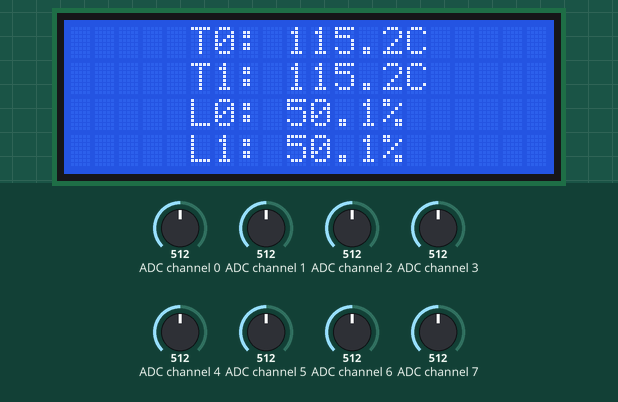
This program was run on a simulated Raspberry Pi (BCM pin numbers). Shown: 20×4 character LCD. The inputs (shaded band) are chosen by the test bench; at power-on: ADC channel 0 = 512, ADC channel 1 = 512, ADC channel 6 = 512, ADC channel 7 = 512, ADC channel 2 = 512, ADC channel 3 = 512, ADC channel 4 = 512, ADC channel 5 = 512 (analog values on the 0–1023 scale). What the program prints to the terminal is not drawn.

Above: at 4.8 s.
4.9 s: ADC channel 0 set to 716
At 7.1 s:
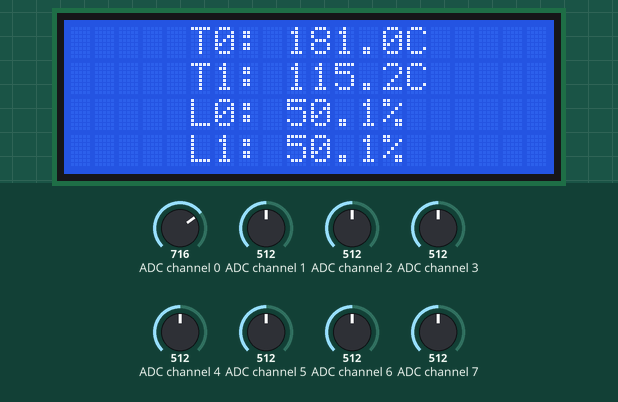
7.9 s: ADC channel 1 set to 716
At 9.0 s:
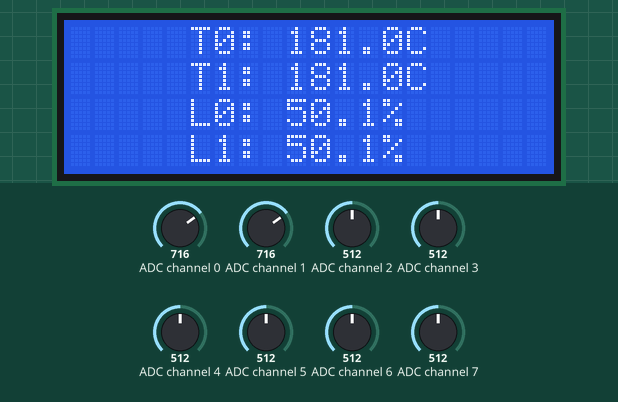
10.1 s: ADC channel 6 set to 716
At 12.1 s:
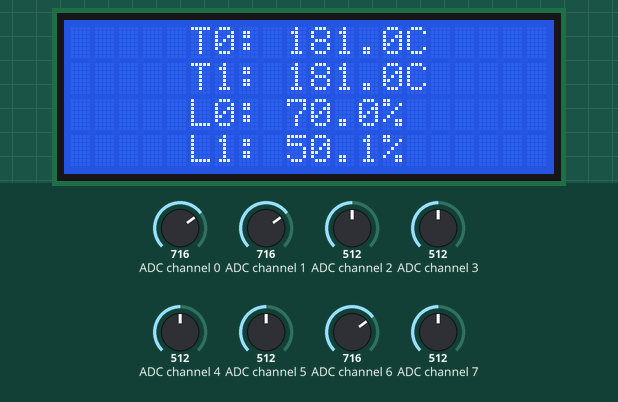
12.4 s: ADC channel 7 set to 716
At 14.0 s:
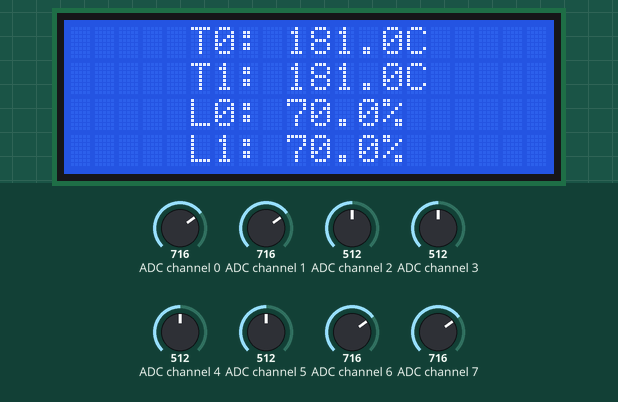
14.6 s: ADC channel 0 set to 992
At 17.3 s:
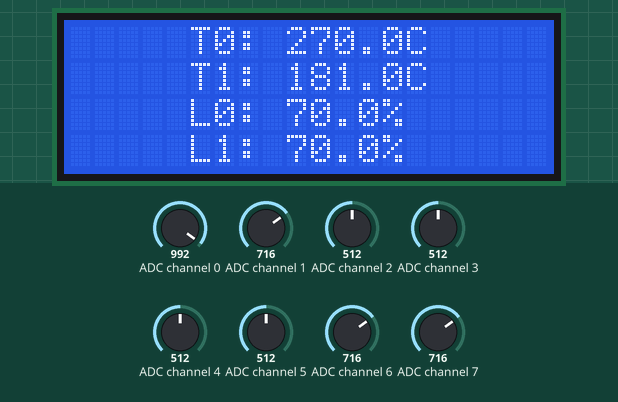
17.6 s: ADC channel 1 set to 992
At 19.3 s:
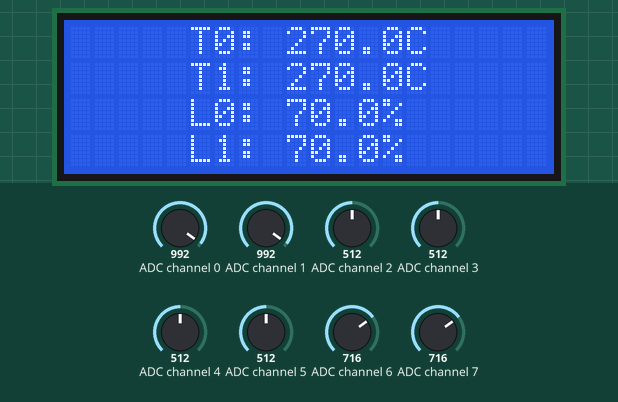
Timing chart, 0 to 20.8 s (numbered marks = the images above; inputs shaded):
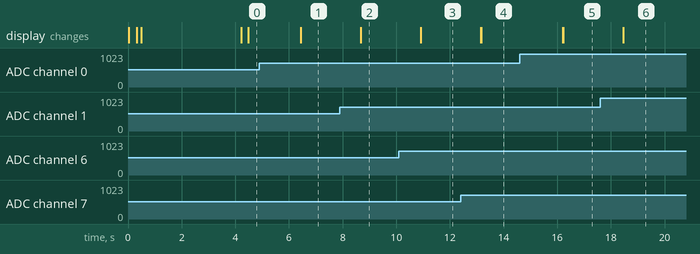

The program:

weather_20x4.py
```python
#!/usr/bin/python3
from time import sleep
from gpiozero import MCP3008
import lcddriver
vref = 3.3
channels = [0,0,0,0,0,0,0,0]
temperatures = [0,0]
light_levels = [0,0]

lcd = lcddriver.lcd()    # create object for lcd control
lcd.lcd_clear()          # clear LCD ready for start

def update():
    lcd.lcd_display_string('{:^20}'.format(row_one), 1)
    lcd.lcd_display_string('{:^20}'.format(row_two), 2)
    lcd.lcd_display_string('{:^20}'.format(row_three), 3)
    lcd.lcd_display_string('{:^20}'.format(row_four), 4)

# display a centered intro message
row_one   = '{:^20}'.format("Hi. Enjoy using your")
row_two   = '{:^20}'.format("RasPiO Analog Zero")
row_three = '{:^20}'.format("20x4 Weather Station")
row_four  = '{:^20}'.format("Volt/thermometer Kit")
update()
sleep(3)

# Wiring instructions
#
# Wire up 2x TMP36 so the middle pins go to A0 and A1
# Wire up 2x LDR. One leg to 3V3 other leg to one end
# of 10k resistor AND A6 or A7.
# Other end of 10k resistor goes to GND

while True:
    for x in range(8):
        adc = MCP3008(channel=x)
        volts = 0.0
        for y in range(20):
            volts = volts + (vref * adc.value)
        volts = volts / 20.0
        if x < 2:
            temperatures[x] = '{:4.1f}'.format((volts - 0.5) * 100)
        if x > 5:
            light_levels[x-6] = '{:4.1f}'.format(volts / vref * 100)
        volts = '{:.3f}'.format(volts)
        channels[x] = volts

# on-screen output useful for debug when tweaking
# shows the actual voltage at each analog input
        print("channel " + str(x) + ":", volts,"Volts")

# update the character LCD once every cycle then a short delay
        if x == 7:
            row_one   = "T0: " + temperatures[0] + "C"
            row_two   = "T1: " + temperatures[1] + "C"
            row_three = "L0: " + light_levels[0] + "%"
            row_four  = "L1: " + light_levels[1] + "%"
            update()
        sleep(0.1)    # you can adjust refresh rate here
```

lcddriver.py
```python
# source https://www.raspberrypi.org/forums/viewtopic.php?p=291313
# tweaked and amended/appended
import i2c_lib
from time import *

# LCD Address
ADDRESS = 0x27

# commands
LCD_CLEARDISPLAY = 0x01
LCD_RETURNHOME = 0x02
LCD_ENTRYMODESET = 0x04
LCD_DISPLAYCONTROL = 0x08
LCD_CURSORSHIFT = 0x10
LCD_FUNCTIONSET = 0x20
LCD_SETCGRAMADDR = 0x40
LCD_SETDDRAMADDR = 0x80

# flags for display entry mode
LCD_ENTRYRIGHT = 0x00
LCD_ENTRYLEFT = 0x02
LCD_ENTRYSHIFTINCREMENT = 0x01
LCD_ENTRYSHIFTDECREMENT = 0x00

# flags for display on/off control
LCD_DISPLAYON = 0x04
LCD_DISPLAYOFF = 0x00
LCD_CURSORON = 0x02
LCD_CURSOROFF = 0x00
LCD_BLINKON = 0x01
LCD_BLINKOFF = 0x00

# flags for display/cursor shift
LCD_DISPLAYMOVE = 0x08
LCD_CURSORMOVE = 0x00
LCD_MOVERIGHT = 0x04
LCD_MOVELEFT = 0x00

# flags for function set
LCD_8BITMODE = 0x10
LCD_4BITMODE = 0x00
LCD_2LINE = 0x08
LCD_1LINE = 0x00
LCD_5x10DOTS = 0x04
LCD_5x8DOTS = 0x00

# flags for backlight control
LCD_BACKLIGHT = 0x08
LCD_NOBACKLIGHT = 0x00

En = 0b00000100 # Enable bit
Rw = 0b00000010 # Read/Write bit
Rs = 0b00000001 # Register select bit

class lcd:
   #initializes objects and lcd
   def __init__(self):
      self.lcd_device = i2c_lib.i2c_device(ADDRESS)

      self.lcd_write(0x03)
      self.lcd_write(0x03)
      self.lcd_write(0x03)
      self.lcd_write(0x02)

      self.lcd_write(LCD_FUNCTIONSET | LCD_2LINE | LCD_5x8DOTS | LCD_4BITMODE)
      self.lcd_write(LCD_DISPLAYCONTROL | LCD_DISPLAYON)
      self.lcd_write(LCD_CLEARDISPLAY)
      self.lcd_write(LCD_ENTRYMODESET | LCD_ENTRYLEFT)
      sleep(0.2)

   # clocks EN to latch command
   def lcd_strobe(self, data):
      self.lcd_device.write_cmd(data | En | LCD_BACKLIGHT)
      sleep(.0005)
      self.lcd_device.write_cmd(((data & ~En) | LCD_BACKLIGHT))
      sleep(.0001)

   def lcd_write_four_bits(self, data):
      self.lcd_device.write_cmd(data | LCD_BACKLIGHT)
      self.lcd_strobe(data)

   # write a command to lcd
   def lcd_write(self, cmd, mode=0):
      self.lcd_write_four_bits(mode | (cmd & 0xF0))
      self.lcd_write_four_bits(mode | ((cmd << 4) & 0xF0))

   # put string function
   def lcd_display_string(self, string, line):
      if line == 1:
         self.lcd_write(0x80)
      if line == 2:
         self.lcd_write(0xC0)
      if line == 3:
         self.lcd_write(0x94)
      if line == 4:
         self.lcd_write(0xD4)

      for char in string:
         self.lcd_write(ord(char), Rs)

   # clear lcd and set to home
   def lcd_clear(self):
      self.lcd_write(LCD_CLEARDISPLAY)
      self.lcd_write(LCD_RETURNHOME)


   def backlight(self, state): # for state, 1 = on, 0 = off
      if state == 1:
         self.lcd_device.write_cmd(LCD_BACKLIGHT)
      elif state == 0:
         self.lcd_device.write_cmd(LCD_NOBACKLIGHT)

   # add custom characters (0 - 7)
   def lcd_load_custom_chars(self, charsdata):
      self.lcd_write(0x40)
      for char in charsdata:
         for line in char:
            self.lcd_write_char(line)

   # write a character to lcd (or character rom) 0x09: backlight | RS=DR<
   def lcd_write_char(self, charvalue, mode=1):
      self.lcd_write_four_bits(mode | (charvalue & 0xF0))
      self.lcd_write_four_bits(mode | ((charvalue << 4) & 0xF0))

   # write a character to a specific position
   def lcd_display_string_pos(self, string, line, pos):
      if line == 1:
         pos_new = pos
      elif line == 2:
         pos_new = 0x40 + pos
      elif line == 3:
         pos_new = 0x14 + pos
      elif line == 4:
         pos_new = 0x54 + pos

      self.lcd_write(0x80 + pos_new)

      for char in string:
         self.lcd_write(ord(char), Rs)
```

i2c_lib.py
```python
import smbus
from time import *

class i2c_device:
   def __init__(self, addr, port=1):
      self.addr = addr
      self.bus = smbus.SMBus(port)

# Write a single command
   def write_cmd(self, cmd):
      self.bus.write_byte(self.addr, cmd)
      sleep(0.0001)

# Write a command and argument
   def write_cmd_arg(self, cmd, data):
      self.bus.write_byte_data(self.addr, cmd, data)
      sleep(0.0001)

# Write a block of data
   def write_block_data(self, cmd, data):
      self.bus.write_block_data(self.addr, cmd, data)
      sleep(0.0001)

# Read a single byte
   def read(self):
      return self.bus.read_byte(self.addr)

# Read
   def read_data(self, cmd):
      return self.bus.read_byte_data(self.addr, cmd)

# Read a block of data
   def read_block_data(self, cmd):
      return self.bus.read_block_data(self.addr, cmd)
```

Measured:
- after the input at 4.9 s, the display: first changes after 1.5 s (image 1 shows a later state)
- after the input at 7.9 s, the display: first changes after 0.77 s (image 2 shows a later state)
- after the input at 10.1 s, the display: first changes after 0.81 s (image 3 shows a later state)
- after the input at 12.4 s, the display: first changes after 0.75 s (image 4 shows a later state)
- after the input at 14.6 s, the display: first changes after 1.6 s (image 5 shows a later state)
- after the input at 17.6 s, the display: first changes after 0.85 s (image 6 shows a later state)
